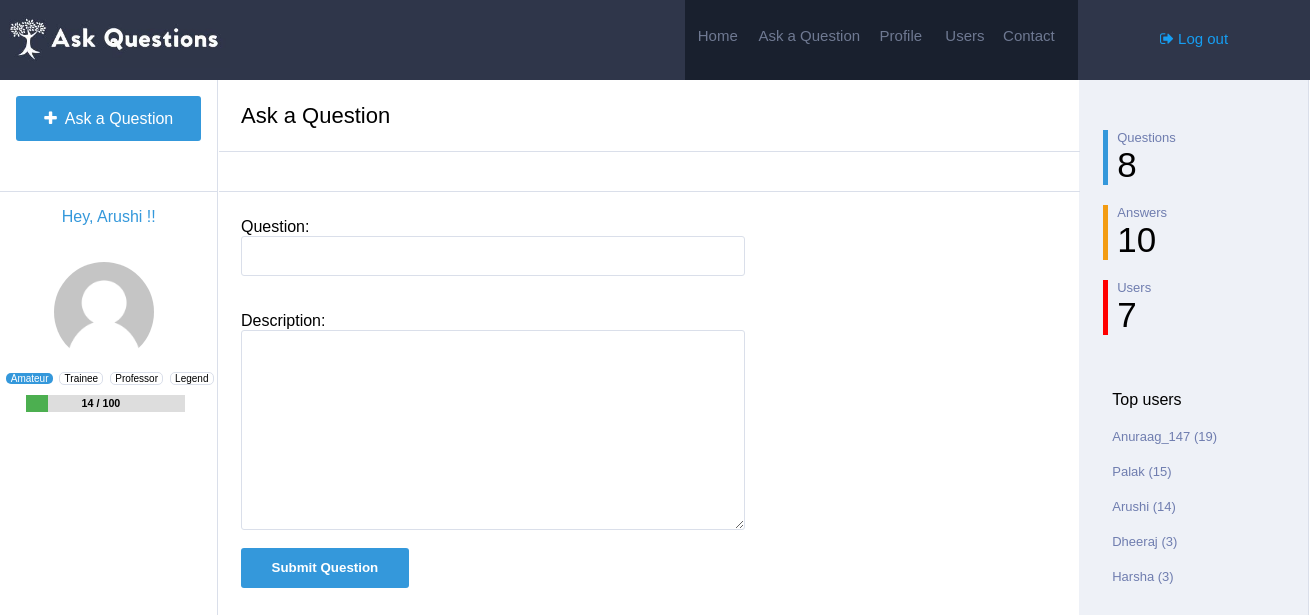
Screenshot of /create/ (signed in) with the database file from the repository.
### Main/models.py (models this page shows, shortened)
class Profile(models.Model):
	user=models.ForeignKey(settings.AUTH_USER_MODEL,on_delete=models.CASCADE)
	image=models.ImageField(upload_to=upload_location,null=True,blank=True,)
	location=models.TextField(default="Not mentioned")
	points=models.IntegerField(default=0)
	questions=models.IntegerField(default=0)
	answers=models.IntegerField(default=0)

### Main/views.py (the view, shortened to what this page needs)
# urls.py: url(r'^create/$', views.Question_create,name='create'),
@login_required
def Question_create(request):
  top = Profile.objects.all().order_by("-points")[:min(Profile.objects.count(),5)]
  if request.user.is_authenticated:
    profile = get_object_or_404(Profile,user=request.user) #raises 404 not found error if object doesnot exist
    if profile.points < 100:
      val = str(profile.points)+" / 100"
      percent = float(profile.points)/100*100
    elif profile.points < 1000:
      val = str(profile.points)+" / 1000"
      percent = float(profile.points)/1000*100
    elif profile.points < 2000:
      val = str(profile.points)+" / 2000"
      percent = float(profile.points)/2000*100
    else:
      val = str(profile.points)
      percent = 100
  else: #if user is not authenticated
    profile = get_object_or_404(Profile,id=1)
    val = ""
    percent = 100
  context={
    "value":"",
    "description":"",
    "action":"/create/",
    "profile":profile,
    "val":val,
    "percent":percent,"q":Question.objects.count(),"a":Answer.objects.count(),"u":Profile.objects.count(),"top":top
  }
  return render(request,"create.html",context)

### templates/create.html (shortened to what this page needs)
{% load staticfiles %}
<html>
<head>
<link rel='stylesheet' href='{% static "css/create.css" %}'>
<link rel="stylesheet" href="https://cdnjs.cloudflare.com/ajax/libs/font-awesome/4.7.0/css/font-awesome.min.css">
</head>
<body>
	<div class="navbar">
		<div class="logo">
			<img src='{% static "image/Logo.jpg" %}' style="width: 230px; margin-top: 10px;" />
		</div>
		<div class="search">
		</div>
		<div class="navlinks">
			<h6><a href="{% url "home" %}">Home</a></h6> <h6 style="width: 30%;"><a href="{% url "create" %}">Ask a Question</a></h6> <h6><a href="{% url "profile" id=profile.id %}">Profile</a></h6> <h6><a href="{% url "user" %}">Users</a></h6> <h6><a>Contact</a></h6>
		</div>
		<div class="login" style="font-size: 15px;">
			{% if request.user.is_authenticated %}
			<p><a href="{% url "logout" %}"><i class="fa fa-sign-out" aria-hidden="true"></i> Log out</a></p>
			{% else %}
			<p><a href="{% url "login" %}"><i class="fa fa-sign-in" aria-hidden="true"></i> Log in / Register</a></p>
			{%endif %}
		</div>
	</div>
	<div class="main">
		<div class="links">
			<div id="ask-cont">
			<a href="{% url "create" %}" style="text-decoration: none;"><p class="ask"><i class="fa fa-plus" aria-hidden="true"></i>&nbsp Ask a Question</p></a>
			</div>
			{% if request.user.is_authenticated %}
			<p style="color: #3498db;text-align: center;">Hey, {{ request.user }} !!</p>
			{% if profile.image %}
			<img src='{{ profile.image.url }}' id="image1"/>
			{% else %}
			<img src='{% static "image/default_user.png" %}' id="image1"/>
			{% endif %}
			<div class="rank">
			<p style="background-color: #3498db; border:none;color: white">Amateur</p>
			<p >Trainee</p>
			<p >Professor</p>
			<p >Legend</p>
			<div id="myProgress">
				<h6 style="float: left;margin-left: 35%;margin-top: 2px;">{{ val }}</h6>
			  <div id="myBar" style="width: {{ percent }}%"></div>
			</div>
			</div>
			{% endif %}
		</div>
		<div class="content">
			<table style="width: 100%;border-spacing: 0px;min-height: 100%;">
				<tr>
			<td style="width:100%; float: left;">
				<div class="heading">
					<div class="tab">
						<p>Ask a Question</p>
					</div>
				</div>
			<div class="welcome">
				<div class="tab">
					<p>&nbsp</p>
				</div>
			</div>
			<div id="tab1" class="tabcontent">
				<div class="col-xs-4 login_form">
			        <form id="create_form" method="post" action="{{ action }}">
			                Question: <br/>
			                <input type="text" name="question" value="{{ value }}"" class="form-control" size="50" id="username" required/>
			            <br /><br/><br/>
			                Description: <br/>
			                <textarea name="description" id="username" style="height:200px;">{{ description }}</textarea>
			                <br /><br/>
			        <input type="submit" name="submit" value="Submit Question" id="create"/>
			        </form>
			    </div>
			</div>
		</td>
			<td class="stats" style="padding-top: 30px;vertical-align: top;">
				<div class="bor" style="border-left-color: #3498db">
					<p class="stat_q">Questions</p>
					<p class="stat_a">{{ q }}</p>
				</div>
				<div class="bor" style="border-left-color: #f39c12;">
					<p class="stat_q">Answers</p>
					<p class="stat_a">{{ a }}</p>
				</div>
				<div class="bor" style="border-left-color: red;">
					<p class="stat_q">Users</p>
					<p class="stat_a">{{ u }}</p>
				</div>
				<div class="bor" style="border:none; padding-top: 40px;">
					<p>Top users</p>
					{% for obj in top %}
					<p class="stat_q"><a  href="{% url "profile" id=obj.id %}" style="color: #6f7daf;text-decoration: none;">{{ obj.user }} ({{obj.points}})</a></p>
					{% endfor %}
				</div>
			</td>
		</tr>
	</table>
		</div>
	</div>
</body>
</html>

### static/css/create.css (style rules this page uses)
body { min-width: 1300px; margin: 0px; font-family: sans-serif; }
.navbar { width: 100%; background-color: #2f364a; height:80px; }
.logo { float: left; width:10%; height:100%; }
.search { float: left; height: 100%; width: 42.3%; }
.navlinks { float: left; width:30%; background-color: #19202e; height:100%; }
.navlinks h6 { margin-top:27px; float: left; width:16%; text-align: center; margin-left: 0.3%; }
.navlinks h6 a { text-decoration: none; color: #6f7992; font-weight: normal; font-size:15px; }
.login { float: left; height: 100%; width: 17.7%; text-align: center; }
.login p { margin-top: 30px; }
.login a { text-decoration: none; color: #169ef2; }
.main { width: 100%; }
.links { float: left; top:80px; height: 100%; width:16.6%; }
.ask { margin-left: 7.5%; width:85%; height: 31px; border-style: none; border-radius: 3px; background-color: #3498db; color: white; padding-top: 14px; text-align: center; }
#ask-cont { border-bottom-style: solid; border-bottom-color: #dadfea; border-bottom-width: 1px; height:95px; }
.content { float: left; width: 83.2%; border-right-style: solid; border-right-color: #dadfea; border-right-width: 1px; border-left-style: solid; border-left-color: #dadfea; border-left-width: 1px; height: auto; }
.heading { padding-left: 2.5%; font-size: 22px; border-bottom-style: solid; border-bottom-color: #dadfea; border-bottom-width: 1px; margin-bottom: -1px; }
.welcome { padding-left: 2.5%; font-size: 14px; border-bottom-style: solid; border-bottom-color: #dadfea; border-bottom-width: 1px; }
.stats { background-color: #eef1f7; width:21%; }
.login_form { padding-left: 2.5%; margin-top: 3%; }
#username { width:60%; height:40px; border-radius:3px; padding-left:1%; border-style: solid; border-color: #dadfea; border-width: 1px; }
#create { background-color: #3498db; border:none; border-radius:3px; width:20%; height: 40px; color:white; font-weight: bold; }
.welcome p { width: 10%; text-align: center; margin-bottom: 0px; padding-bottom: 11px; cursor: pointer; margin-top: 0px; padding-top: 13px; }
#image1 { width: 100px; height: 100px; border-radius: 50%; margin-top: 20px; margin-left: 25%; }
.rank { margin-left: 2%; }
.rank p { margin-left: 1%; padding-left: 2%; padding-right: 2%; display: inline-block; font-size: 10px; border-style: solid; border-color: #dadfea; border-width: 1px; border-radius: 5px; }
#myProgress { margin-left: 10%; width: 75%; background-color: #ddd; }
#myBar { height: 17px; background-color: #4CAF50; text-align: center; line-height: 30px; color: white; }
.stat_q { font-size: 13px; margin-bottom: 0px; margin-top: 20px; color: #6f7daf; }
.stat_a { font-size: 35px; margin-top: 0px; margin-bottom: 0px; }
.bor { border-left-style: solid; border-left-width: 5px; padding-left: 4%; margin-left: 10%; }

### rows the page displays
Profile: user "Anuraag_147", points "19"
Profile: user "Palak", points "15"
Profile: user "Arushi", points "14"
Profile: user "Dheeraj", points "3"
Profile: user "Harsha", points "3"

### other values shown
{{ request.user }} "Arushi"
{{ val }} "14 / 100"
{{ q }} "8"
{{ a }} "10"
{{ u }} "7"
